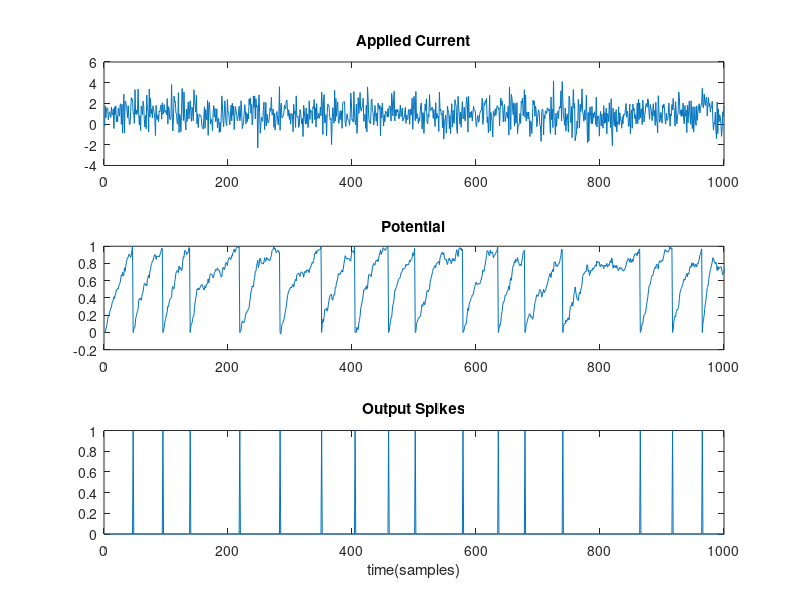

MATLAB code for this plot: (Note: this script raises an error after producing the figure.)
%% Simulate Neuron entity with fixed point

%%
clear all;
for iter = 0:10
V = [0];
Vth =1;
b1 = 0.03;
b2 = 0.1;
Isyn = 0;
K = 1000;
rng(0);
Iapp = 1+randn(1,K);
spike = ([0]);
alpha =(1-1/50);
FP =sign(iter);
fp_int = 2;
fp_frac = 10+(iter-1);
word_len = fp_int+fp_frac+1;
fprintf('FP:%i fp_int:%i fp_frac:%i\r\n',FP,fp_int,fp_frac);
if(FP)

s = whos;
for i = 1:length(s)
    if( strcmp(s(i).class,'double') && ~sum(strcmp(s(i).name,{'fp_int','fp_frac','K','iter'})))
        name = s(i).name;
        assignin('base',name,sfi(evalin('base',name),word_len,fp_frac));
    end

end
end
tic
for k = 1:K % time evolution (each clock edge)
	V(k+1) = alpha*V(k)+b1*Iapp(k)+b2*Isyn;
    spike(k+1)=V(k+1)>Vth;
    if(spike(k+1)) V(k+1)=0; end
end
toc
%%

hold on;
subplot(311); plot(Iapp);hold on; xlim([0 K]);title('Applied Current');
subplot(312); plot(V); hold on;xlim([0 K]);title('Potential'); 
subplot(313); plot((1:K+1),spike+iter);xlim([0 K]); hold on;title('Output Spikes'); xlabel('time(samples)');
end
set(gcf,'Color','w');

